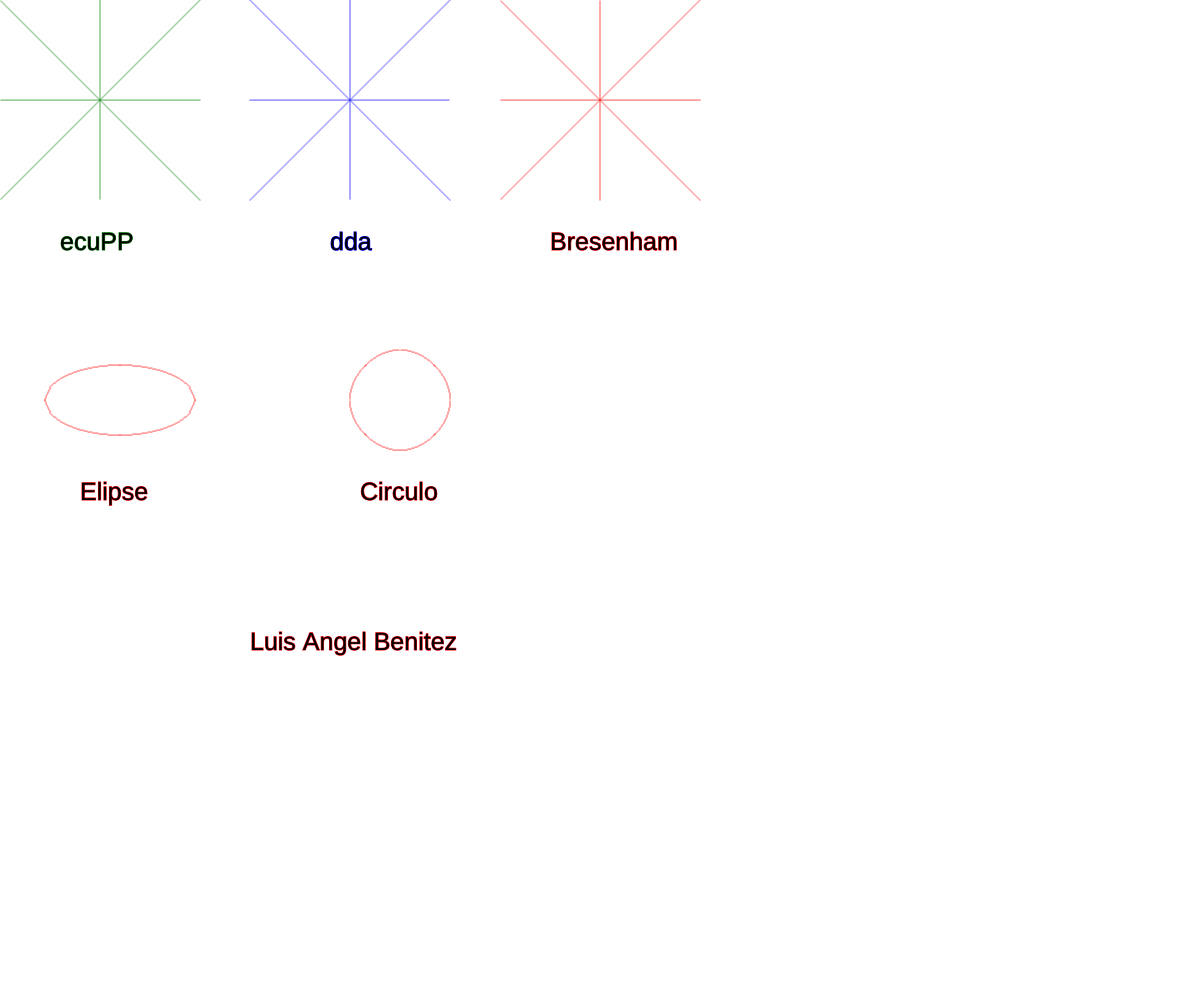
Frame 1 (no input)
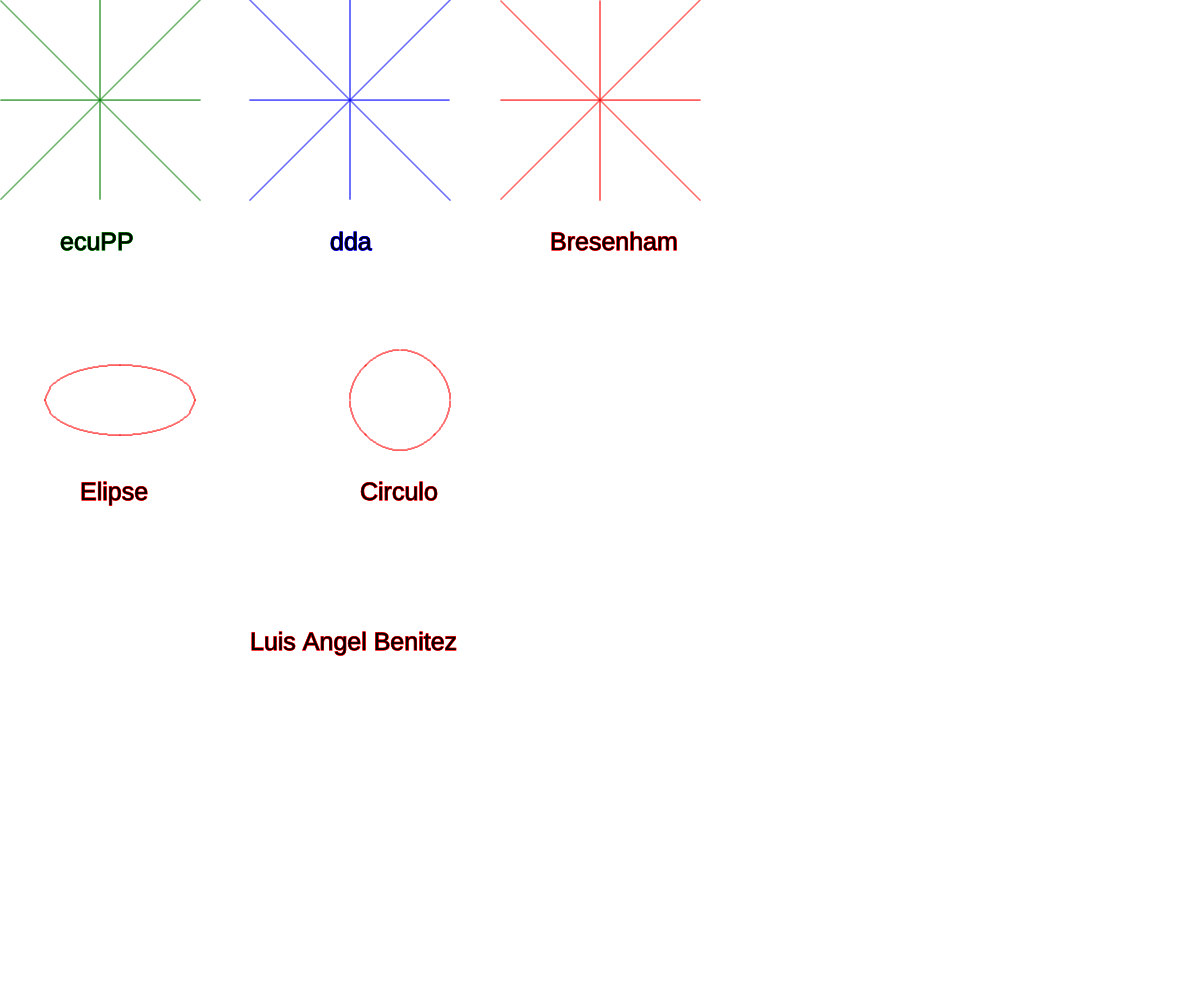
Frame 2 (the mouse pressed at the canvas centre, redrawn once)

The p5.js sketch that drew these frames (run headless with seeded random() and noise() and a simulated clock; the mouse was pressed at the canvas centre and the sketch redrawn once):

// p5.js sketch
// ── sketch.js


function setup() {
 createCanvas(windowWidth,windowHeight)
 p1 = {x:200, y:200}
 p2 = {x:0, y:0}
 p3 = {x:200, y:0}
 p4 = {x:0, y:200}
 p5 = {x:200, y:100}
 p6 = {x:0, y:100}
 p7 = {x:100, y:0}
 p8 = {x:100, y:200}

}

function draw() {
  stroke("green")
  ecuPP(p1, p2)
  ecuPP(p3, p4)
  ecuPP(p5, p6)
  ecuPP(p7, p8)
  textSize(25)
  text("ecuPP",60,250)

  stroke("blue")
  dda(250,0,450, 200)
  dda(250,200,450, 0)
  dda(250,100,450, 100)
  dda(350,0,350, 200)
  textSize(25)
  text("dda",330,250)

  stroke("red")
  bresenham(500,0,700,200)
  bresenham(500,200,700,0)
  bresenham(500,100,700,100)
  bresenham(600,0,600,200)
  textSize(25)
  text("Bresenham",550,250)

  circ(400,400,50)
  textSize(25)
  text("Circulo",360,500)

  elip(120,400,75,35)
  textSize(25)
  text("Elipse",80,500)

  textSize(25)
  text("Luis Angel Benitez",250,650)

}

function ecuPP(p1,p2) {

	const dx = p2.x - p1.x
	const dy = p2.y - p1.y
	let stepX = 1
	let stepY = 1

	if(dx == 0) {
		if(dy < 0) { stepY = -stepY }

  	let x = p1.x
  	let y = p1.y

  	while(y != p2.y){
  		point(x,y)
  		y += stepY
  	}
  } else {
  	const m = dy / dx
  	const b = p1.y - m * p1.x

  	if(dx < 0) stepX = -stepX
  	let x = p1.x
  	let y = p1.y

  	while (x != p2.x) {
  		point(x,y)
  		x += stepX
  		y = m * x + b
  	}
  }
  noLoop()
}

function dda(x1, y1, x2, y2){
	let x = x1
	let y = y1
	let dx = x2 - x1
	let dy = y2 - y1
	let m = dy / dx
  let stepX = 1
  let stepY = 1

  if(dx == 0) {
		if(dy < 0) { stepY = -stepY }

  	while(y != y2){
  		point(x,y)
  		y += stepY
  	}
  } else if(dy == 0) {
		if(dx < 0) { stepX = -stepX }

  	while(x != x2){
  		point(x,y)
  		x += stepX
  	}
  } else {
    while(x <= x2) {
      point(x,y)
      x++
      y = y+m
    }
  }
}


function bresenham(x1,y1,x2,y2) {
  let x = x1
	let y = y1
	let dx = x2 - x1
	let dy = y2 - y1
  let m = dy / dx

  let ddx = 2*dx
  let ddy = 2*dy
  let dy2dx2 = ddy-ddx
  let dx2dy2 = ddx-ddy


  if( m < 1) {
    let p = ddy - dx

    for (k=0; k < dx; k++) {
      if(p < 0) {
        x++
        if(m != 0) {
          y--
        }
        p+=ddy
        point(x,y)
      } else {
        x++
        y++
        p+=dy2dx2
        point(x,y)
      }
    }
  } else if( m >= 1) {
    let p = ddx -dy
    for (k=0; k < dy; k++) {
      if(p < 0) {
        y++
        p+=ddx
        point(x,y)
      } else {
        x++
        y++
        p+=dx2dy2
        point(x,y)
      }
    }
  }

}

function circ(xc,yc,r) {
  let p = Math.round(5 / 4 - r)
  let x = 0
  let y = r

  point(xc + x, yc + y)

  while(x < y) {
    x++
    if(p < 0) {
      p = p + 2 + x + 1
    } else {
      y--
      p = p + 2 + (x - y) + 1
    }
    point(xc + x, yc + y)
    point(xc + x, yc - y)
    point(xc - x, yc + y)
    point(xc - x, yc - y)
    point(yc + y, xc + x)
    point(yc + y, xc - x)
    point(yc- y, xc + x)
    point(yc - y, xc - x)
  }
}

function elip(xc, yc, rx, ry){
  let x,y,p1,px,py
  let rx2, ry2, rx22, ry22

  rx2 = rx*rx
  ry2 = ry*ry
  rx22 = 2*rx2
  ry22 = 2*ry2

  x=0
  y=ry

  point(xc + x, yc + y);
  point(xc + x, yc - y);
  point(xc - x, yc + y);
  point(xc - x, yc - y);

  p1 = Math.round(ry2 - rx2*ry + 0.25*rx2)
  px = 0

  py = rx22*y

  while(px < py){
    x++
    px = px + ry22
    if (p1 < 0){
      p1 = p1 + ry2 + px
    }else {
      y--
      py = py-rx22
      p1 = p1+ry2+px-py
    }
    point(xc + x, yc + y);
    point(xc + x, yc - y);
    point(xc - x, yc + y);
    point(xc - x, yc - y);
  }

  p1 = Math.round(ry2*(x+0.5)*(x+0.5)+rx2*(y-1)*(y-1)-rx2*ry2)
  px=0
  py=rx22*y

  while(y > 0){
    y--
    py = py-rx22
    if(p1>0){
      p1 = p1 + rx2 - py
    }else{
      x++
      px = px + ry22
      p1 = p1 + rx2 + py + px
    }
    point(xc + x, yc + y);
    point(xc + x, yc - y);
    point(xc - x, yc + y);
    point(xc - x, yc - y);
  }

}
